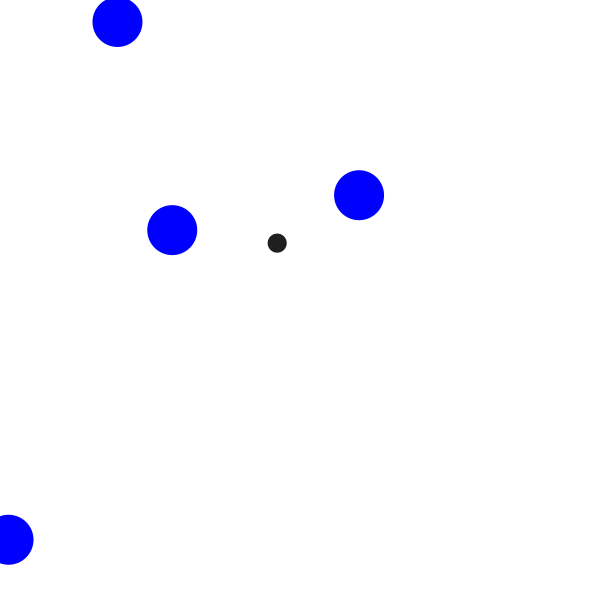
Frame 1 (no input)
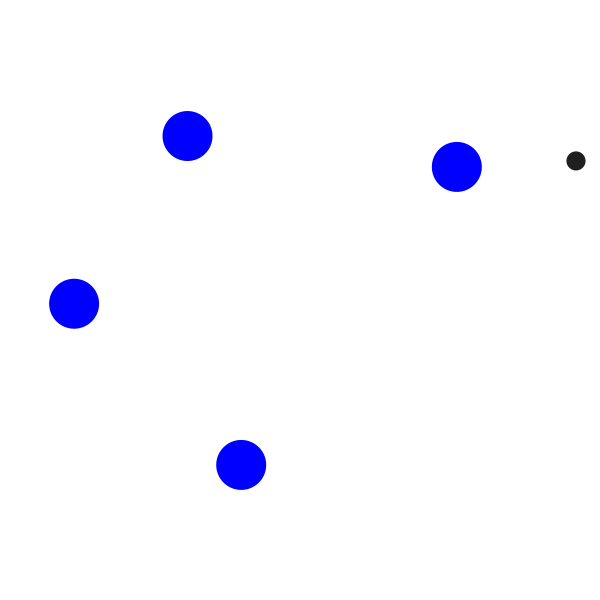
Frame 60 (the mouse pressed at the canvas centre just before this capture)
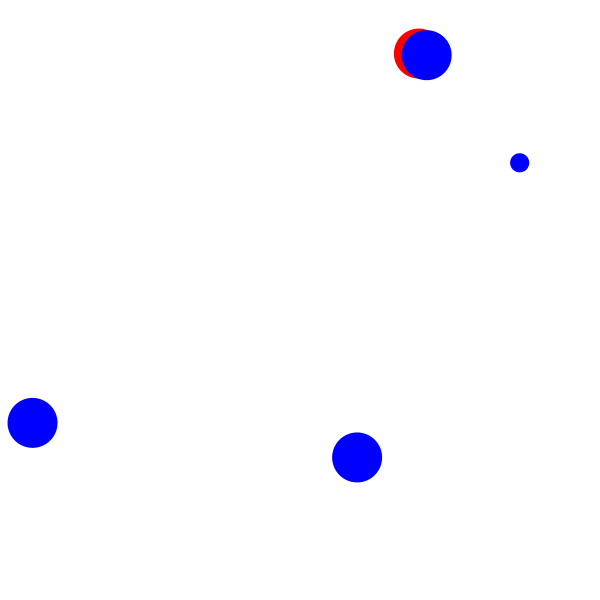
Frame 120 (the mouse held since frame 60 and released just before this capture)

The Processing sketch that drew these frames (run headless with seeded random() and noise(); from frame 60 on, the mouse is pressed at the canvas centre):

// Processing sketch: Wk2_DiskSling
// ── Wk2_DiskSling.pde
SlingGround field;
int numDisks = 5;


void setup() {
  size(600, 600);
  field = new SlingGround();
  for(int i = 0; i < numDisks; i++) {
    field.addDisk(new PVector(random(width), random(height)), random(100));
  }
}


void draw() {
  background(255);
  field.run();
}


class SlingGround {
  ArrayList<Disk> disks;
  float collisionEfficiency = 0.8;
  
  SlingGround() {
    disks = new ArrayList();
  }
  
  void addDisk(PVector _pos, float _mass) {
    Disk d = new Disk(_pos, _mass);
    disks.add(d);
  }
  
  void removeDisk(int nth) {
    disks.remove(nth);
  }
  
  void run() {
    checkCollision();
    for(Disk d : disks) {
      d.update();
      d.render();
    }
  }
  
  void checkCollision() {
    for(int i = 0; i < disks.size() - 1; i++) {
      Disk d1 = disks.get(i);
      for(int j = i; j < disks.size(); j++) {
        Disk d2 = disks.get(j);
//        PVector bVect = PVector.sub(d2.pos, d1.pos);
//        if(bVect.mag() <= (d1.size + d2.size)*0.5) {  //collided!
        if(PVector.dist(d1.pos, d2.pos) <= (d1.size + d2.size)*0.5) {
          d1.col = color(255, 0, 0);
          d2.col = color(0, 0, 255);
        
          float v1 = d1.vel.mag();
          float v2 = d2.vel.mag();
          float m1 = d1.mass;
          float m2 = d2.mass;
          float theta1 = d1.vel.heading();
          float theta2 = d2.vel.heading();
          float phi = PVector.angleBetween(d2.pos, d1.pos);

          //calculate & apply force that should be applied to d1
          float fX1 = (v1*cos(theta1-phi)*(m1-m2)+2*m2*v2*cos(theta2-phi))/(m1+m2)*cos(phi)+v1*sin(theta1-phi)*cos(phi+HALF_PI);
          float fY1 = (v1*cos(theta1-phi)*(m1-m2)+2*m2*v2*cos(theta2-phi))/(m1+m2)*sin(phi)+v1*sin(theta1-phi)*sin(phi+HALF_PI);
          d1.applyForce(new PVector(fX1, fY1));

          //calculate & apply force that should be applied to d1
          float fX2 = (v2*cos(theta2-phi)*(m2-m1)+2*m1*v1*cos(theta1-phi))/(m2+m1)*cos(phi)+v2*sin(theta2-phi)*cos(phi+HALF_PI);
          float fY2 = (v2*cos(theta2-phi)*(m2-m1)+2*m1*v1*cos(theta1-phi))/(m2+m1)*sin(phi)+v2*sin(theta2-phi)*sin(phi+HALF_PI);
          d2.applyForce(new PVector(fX2, fY2));
        }
      }
    }
  }
}


class Disk {
  PVector pos;
  PVector vel;
  PVector acc;
  float mass;
  float size;
    final float massMin = 1;
    final float massMax = 20;
    final float sizeMin = 5;
    final float sizeMax = 50;
  float friction = 0.9;
  float bounceEfficiency = 0.9;
  boolean picked = false;
  color col;
  
  Disk(PVector _pos, float _mass) {
    pos = _pos.get();
    vel = new PVector(random(-50, 50), random(-50, 50));
    acc = new PVector(0, 0);
    mass = constrain(_mass, massMin, massMax);
    size = map(mass, massMin, massMax, sizeMin, sizeMax);
    col = color(31);
  }
  
  void render() {
    noStroke(); fill(col);
    ellipse(pos.x, pos.y, size, size);
  }
  
  void update() {
    vel.add(acc);
    pos.add(vel);
    acc.mult(0);
    vel.mult(friction);
    
    if(pos.x < 0) {
      pos.x = -pos.x * bounceEfficiency;
      vel.x *= -1;
    } else if(pos.x >= width) {
      pos.x = (width - (pos.x - width)) * bounceEfficiency;
      vel.x *= -1;
    }
    if(pos.y < 0) {
      pos.y = -pos.y * bounceEfficiency;
      vel.y *= -1;
    } else if(pos.y >= height) {
      pos.y = (height - (pos.y - height)) * bounceEfficiency;
      vel.y *= -1;
    }
  }
  
  void applyForce(PVector force) {
    PVector f = force.get();
    acc.add(PVector.div(force, mass));
  }
  
  boolean isPicked(PVector pick) {
    picked = (PVector.dist(pos, pick) <= size * 0.5);
    return picked;
  }
}
